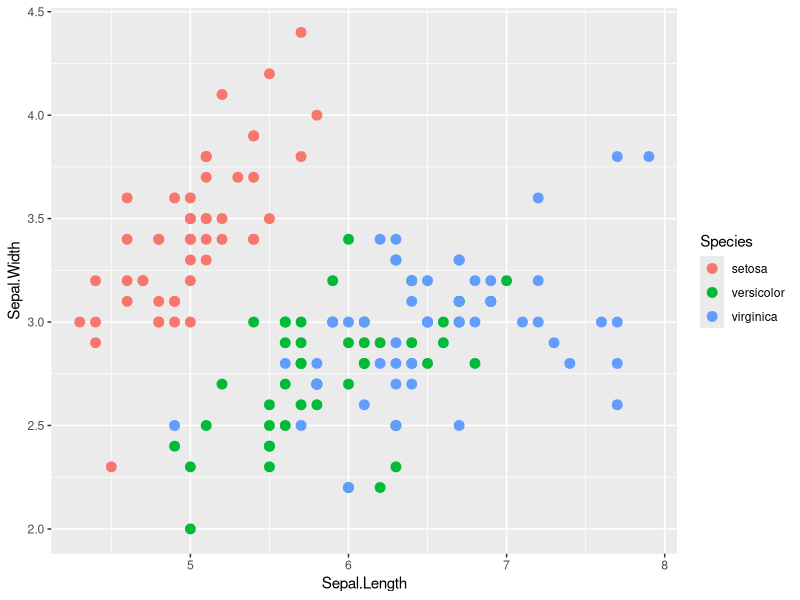
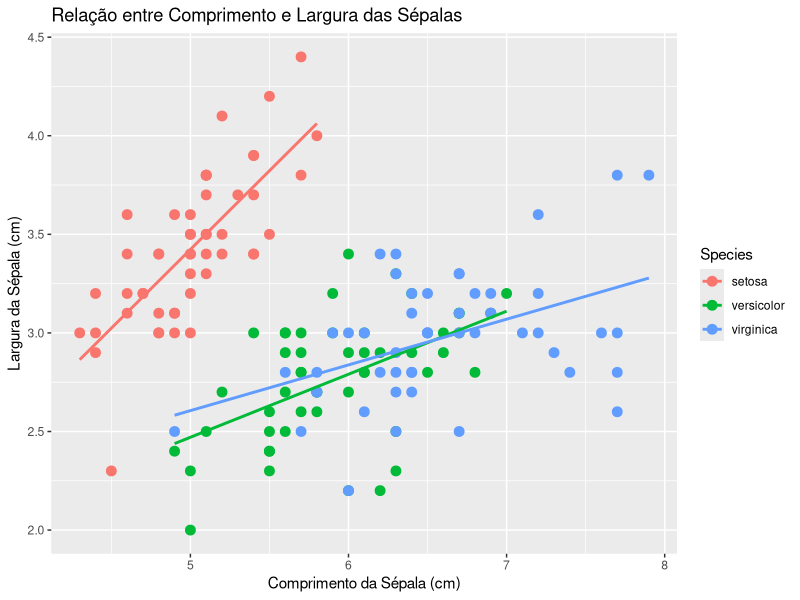

The R script that drew these images, in order:
################ TEMA 03 - TIDYVERSE ###########################################

# Instalando e carregando o pacote ggplot2
install.packages("ggplot2")
library(ggplot2)

# gráfico que relaciona o comprimento e largura das sépalas por espéice
ggplot(data = iris, 
       aes(x = Sepal.Length, y = Sepal.Width, color = Species)) + 
  geom_point(size = 3)  



### Gráfico com linhas de tendência por espécie
ggplot(iris, 
       aes(x = Sepal.Length, y = Sepal.Width, color = Species)) +
  geom_point(size = 3) +  # Pontos coloridos por espécie
  geom_smooth(method = "lm", se = FALSE) +  # Linhas de tendência por espécie
  labs(
    title = "Relação entre Comprimento e Largura das Sépalas",
    x = "Comprimento da Sépala (cm)",
    y = "Largura da Sépala (cm)")






